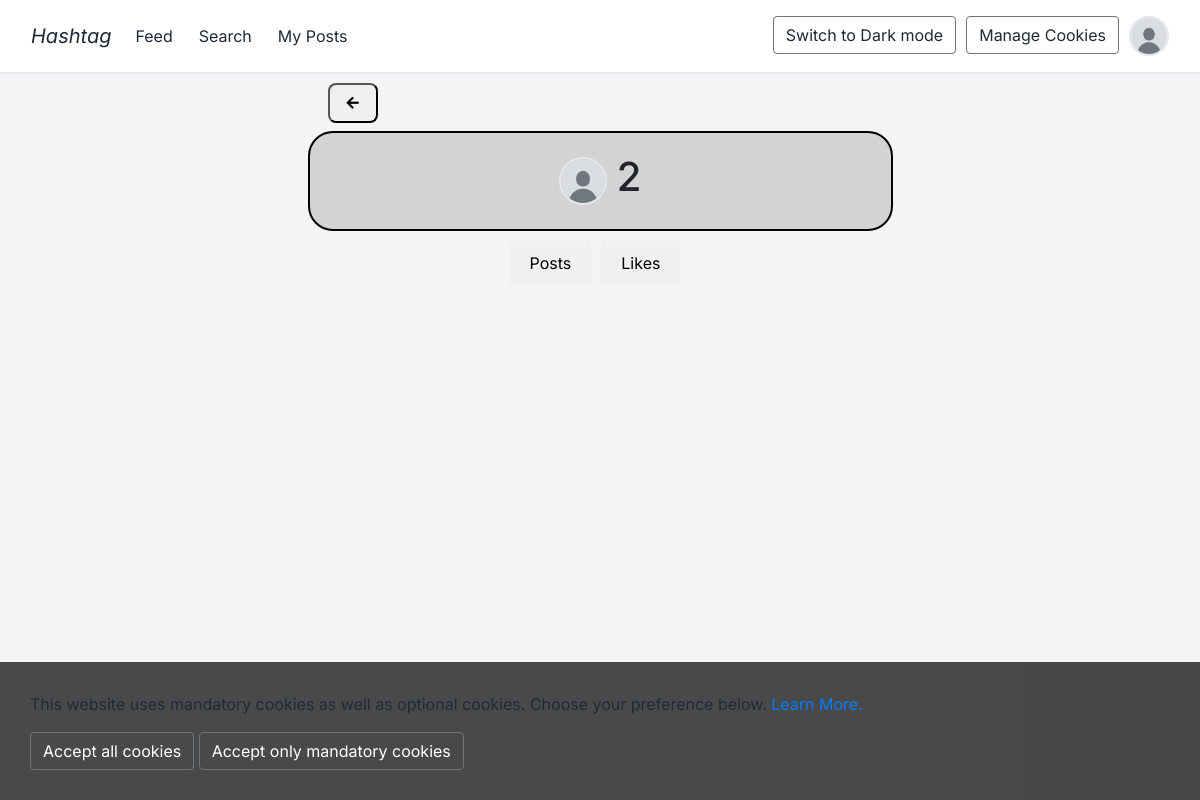
Page /profile/3 (signed in) on the committed database.
### app/models.py (models this page shows, shortened)
class User(UserMixin, db.Model):
    id = db.Column(db.Integer, primary_key=True)
    username = db.Column(db.String(500), unique = True, nullable=False)
    password = db.Column(db.String(500))
    email = db.Column(db.String(1000))
    date_of_birth = db.Column(db.Date)
    profile_picture = db.Column(db.String(120), nullable = True)
    posts = db.relationship('Posts', back_populates='user')
    likes = db.relationship('Likes', backref='user', lazy='dynamic')
    comments = db.relationship('Comments', backref='user', lazy='dynamic')
    followers = db.relationship('Followers', foreign_keys='Followers.follower_id', backref='followed_by', lazy='dynamic')
    following = db.relationship('Followers', foreign_keys='Followers.following_id', backref='following', lazy='dynamic')

### app/views.py (the view)
@app.route('/profile/<int:user_id>', methods=['GET','POST'])
@login_required
def profile(user_id):
    user = models.User.query.get(user_id)
    theme = request.cookies.get('theme')
    return render_template('profile.html', user=user, theme=theme)

### app/__init__.py (called while the page is built)
@login_manager.user_loader
def load_user(user_id):
    return User.query.get(int(user_id))  # Use query.get() to fetch the user

### app/templates/profile.html (shortened to what this page needs)
{% extends "base.html" %}
{% block content %}
<div class="profile-container">
    <div class="upper-buttons">
        <button class="left-button" onclick="history.back()">
            <i class="fas fa-arrow-left"></i>
        </button>
    </div>
    <div class="user-profile-container">
        <div class="user-profile-info">
            <img src="{{ url_for('static', filename='uploads/' + (user.profile_picture if user.profile_picture else 'default.jpg')) }}"
                 alt="Profile Picture" class="user-profile-img">
        </div>
        <h1>{{ user.username }}</h1>
    </div>
    <div class="profile-tabs">
        <button id="posts-btn" class="tab-btn" data-username="{{ user.username }}">Posts</button>
        <button id="likes-btn" class="tab-btn" data-username="{{ user.username }}">Likes</button>
    </div>
</div>
{% endblock %}

### app/templates/base.html (shortened to what this page needs)
<html lang="en">
    <head>
        <link rel="stylesheet" type="text/css" href="{{ url_for('static', filename='fontawesome-free-5.3.1-web/css/all.css') }}">
        <link rel="stylesheet" href="https://stackpath.bootstrapcdn.com/bootstrap/4.2.1/css/bootstrap.min.css">
        <link rel="stylesheet" href="{{ url_for('static', filename='styles.css') }}">
    </head>
    <body>
        <nav class="navbar navbar-expand-sm fixed-top" role="navigation">
          <div class="container-fluid">
            <a class="navbar-brand" href="/feed">Hashtag</a>
            <div class="collapse navbar-collapse" id="navbarSupportedContent">
              <div class="left-nav-buttons">
                {% if current_user.is_authenticated %}
                <ul class="navbar-nav mr-auto">
                  <li class="nav-item"><a class="nav-link" href="/feed">Feed</a></li>
                  <li class="nav-item"><a class="nav-link" href="/search">Search</a></li>
                  <li class="nav-item"><a href="{{ url_for('users_posts', user_id=current_user.id) }}" class = "nav-link">My Posts</a></li>
                </ul>
                {% endif %}
              </div>
              <div class="right-nav-buttons">
                <ul class="navbar-nav mr-auto">
                  <li class="nav-item"><button id="theme-toggle" class="btn btn-outline-secondary ml-auto">
                    {% if theme == 'dark' %}
                      Switch to Light mode
                    {% else %}
                      Switch to Dark mode
                    {% endif %}
                    </button></li>
                  <li class="nav-item"><button id="manage-cookies" class="btn btn-outline-secondary ml-auto">Manage Cookies</i></button></li>
                  <li>{% if current_user.is_authenticated %}
                    {% if current_user.profile_picture %}
                      <a href="{{ url_for('profile', user_id=current_user.id) }}"><img src="{{ url_for('static', filename='uploads/' + current_user.profile_picture) }}" alt="Profile Picture" class="profile-img"></a>
                    {% else %}
                      <a href="{{ url_for('profile', user_id=current_user.id) }}"><img src="{{ url_for('static', filename='uploads/default.png') }}" alt="Default Profile Picture" class="profile-img"></a>
                    {% endif %}
                  {% endif %}</li>
                </ul>
              </div>
            </div>
          </div>
        </nav>
        <div class="container-fluid-flash">
          <div class="row">
            <div class="col-lg-3 col-md-2 col-sm-1"></div>
              <div class="col-lg-6 col-md-8 col-sm-10 col-12">
              {% block content %}{% endblock %}
              </div>
          </div>
        </div>
        <div id="cookies">
          <div class="cookie-container">
            <div class="subcontainer">
              <div class="cookies">
                <p>This website uses mandatory cookies as well as optional cookies. Choose your preference below. <a href="https://ico.org.uk/for-the-public/online/cookies/">Learn More.</a></p>
                <button id="all-cookies-btn" class="btn btn-outline-secondary ml-auto">Accept all cookies</button>
                <button id="mandatory-cookies-btn" class="btn btn-outline-secondary ml-auto">Accept only mandatory cookies</button>
              </div>
            </div>
          </div>
        </div>
    </body>
</html>

### app/static/styles.css (style rules this page uses)
* { margin: 0; padding: 0; box-sizing: border-box; }
body { font-family: 'Inter', sans-serif; background-color: #f3f4f6; --navbar-colour: white; --text-colour: #1f2937; --post-text: #f3f4f6; }
p { color: var(--text-colour); }
img { border-radius: 12.5px; object-fit: cover; }
.navbar { background-color: var(--navbar-colour); border-bottom: 1px solid #e5e7eb; padding: 1rem; position: sticky; top: 0; z-index: 50; box-shadow: 0 1px 2px 0 rgba(0, 0, 0, 0.05); }
.collapse { display: flex; justify-content: space-between; }
.right-nav-buttons { gap: 10px; display: flex; justify-content: center; align-items: center; }
.nav-item { margin-right: 10px; }
#theme-toggle, #manage-cookies, .navbar-brand, .nav-link { color: var(--text-colour); }
.navbar button { color: #4b5563; text-decoration: none; transition: color 0.2s; }
.navbar-brand { font-style: italic; }
.profile-img { height: 2.5rem; width: 2.5rem; border-radius: 9999px; object-fit: cover; border: 2px solid #e5e7eb; }
.left-button, .dropdown-button { padding: 0.5rem, 1rem; display: flex; justify-content: center; align-items: center; width: 50px; height: 40px; color: #1f2937; font-size: 0.875rem; border-radius: 0.5rem; transition: color 0.2s; cursor: pointer; }
.upper-buttons { flex-wrap: wrap; margin-top: 10px; display: flex; justify-content: space-between; align-items: center; padding: 0 20px; margin-bottom: .5rem; }
i, span { color: black; }
.user-profile-container { padding: 20px; display: flex; align-items: center; justify-content: center; background-color: lightgrey; border-radius: 25px; gap: 10px; border: 2px solid black; }
.user-profile-img { height: 3rem; width: 3rem; border-radius: 9999px; object-fit: cover; border: 2px solid #e5e7eb; }
.profile-tabs { display: flex; justify-content: center; margin-top: 10px; margin-bottom: 10px; }
.tab-btn { padding: 10px 20px; margin-right: 10px; border: none; background: #f0f0f0; cursor: pointer; }
#cookies { padding: 30px; width: 100%; position: fixed; bottom: 0; color: white; background-color: rgba(0, 0, 0, 0.7); z-index: 1; }
#all-cookies-btn, #mandatory-cookies-btn { color: white; }
.cookies { min-height: 70px; }

### rows in the picture
User: profile_picture (placeholder picture)
User: profile_picture (placeholder picture), username "2"
